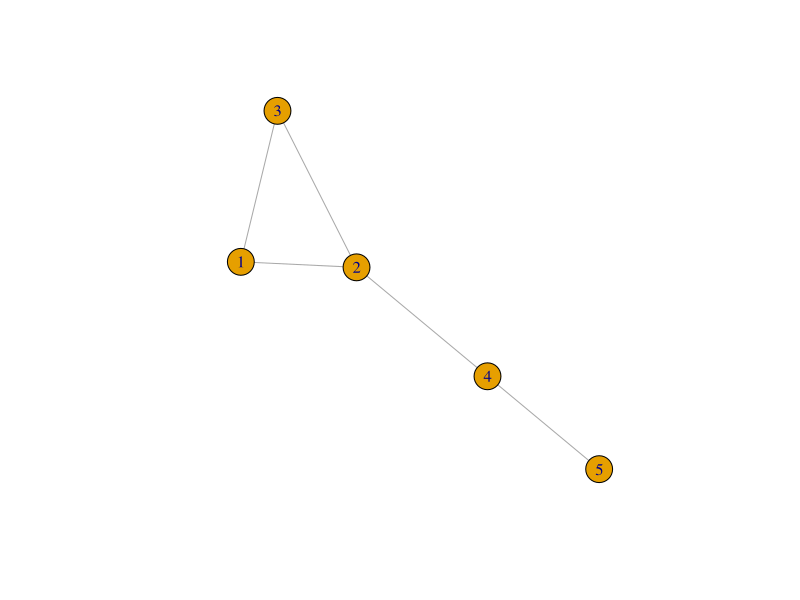
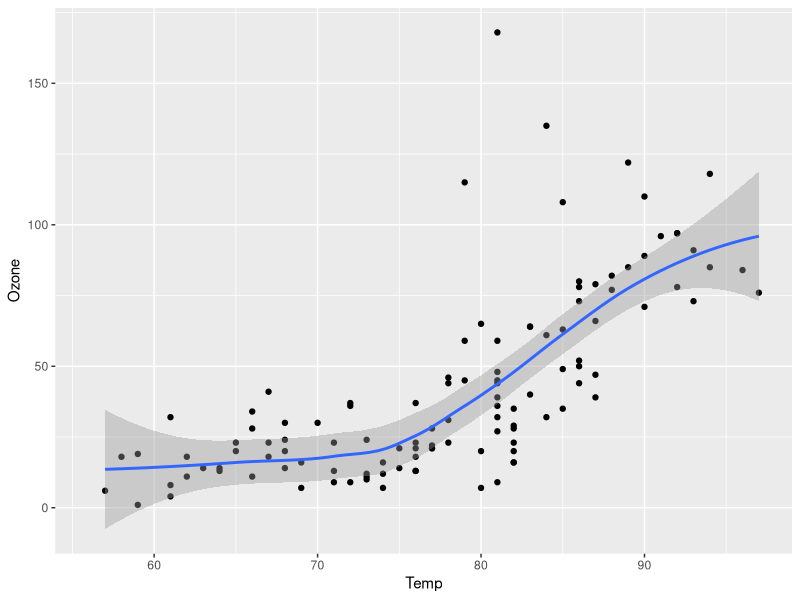

Reproduce these figures in R, in order.
## ---- chunk 1
library(igraph)
g <- make_graph(~ 1--2, 1--3, 2--3, 2--4, 4--5)
plot(g)
## ---- chunk 2
#| label: fig-airquality
#| fig-cap: "Temperature and ozone level."
#| warning: false

library(ggplot2)
ggplot(airquality, aes(Temp, Ozone)) + 
  geom_point() + 
  geom_smooth(method = "loess")
